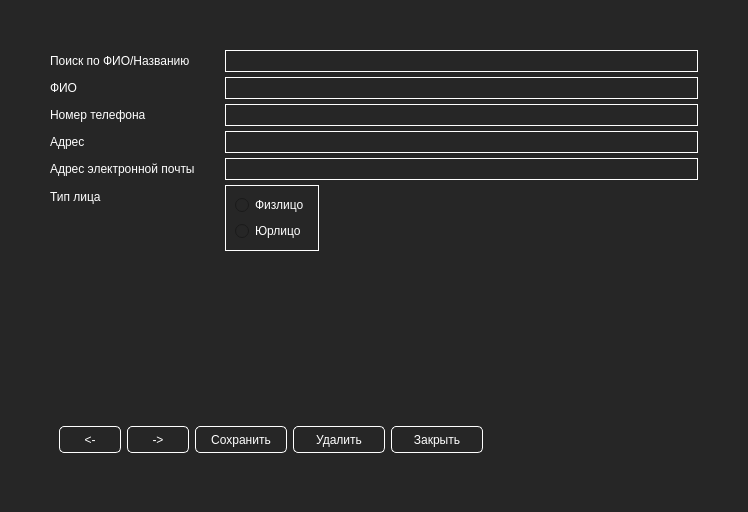
<?xml version="1.0" encoding="UTF-8"?>
<ui version="4.0">
 <class>Form</class>
 <widget class="QWidget" name="Form">
  <property name="geometry">
   <rect>
    <x>0</x>
    <y>0</y>
    <width>748</width>
    <height>512</height>
   </rect>
  </property>
  <property name="windowTitle">
   <string>Form</string>
  </property>
  <property name="styleSheet">
   <string notr="true">QWidget {
	background: #262626;
	color: white;
	selection-background-color: #2cde85;
	selection-color: black;
}


QPushButton {
	border-radius: 5px;
	border: 1px solid white;
	color: white;
	min-width: 85px;
	min-height: 25px;
}

QPushButton#next_btn, #prev_btn {
		min-width: 60px;
}

QPushButton::hover {
	background: #2cde85;	
	color: black;
	border: none;

}

QFrame#frame {
	/*background-color: white;*/
	border: 1px solid white;
}


QLineEdit {
	min-height: 20px;
	border: 1px solid white;
}</string>
  </property>
  <layout class="QVBoxLayout" name="verticalLayout_2">
   <property name="spacing">
    <number>50</number>
   </property>
   <property name="leftMargin">
    <number>50</number>
   </property>
   <property name="topMargin">
    <number>50</number>
   </property>
   <property name="rightMargin">
    <number>50</number>
   </property>
   <property name="bottomMargin">
    <number>50</number>
   </property>
   <item>
    <layout class="QFormLayout" name="formLayout">
     <property name="fieldGrowthPolicy">
      <enum>QFormLayout::ExpandingFieldsGrow</enum>
     </property>
     <property name="horizontalSpacing">
      <number>30</number>
     </property>
     <property name="verticalSpacing">
      <number>5</number>
     </property>
     <item row="0" column="0">
      <widget class="QLabel" name="label">
       <property name="text">
        <string>Поиск по ФИО/Названию</string>
       </property>
      </widget>
     </item>
     <item row="0" column="1">
      <widget class="QLineEdit" name="le_search">
       <property name="styleSheet">
        <string notr="true"/>
       </property>
      </widget>
     </item>
     <item row="1" column="0">
      <widget class="QLabel" name="label_2">
       <property name="text">
        <string>ФИО</string>
       </property>
      </widget>
     </item>
     <item row="1" column="1">
      <widget class="QLineEdit" name="le_fullname"/>
     </item>
     <item row="2" column="0">
      <widget class="QLabel" name="label_3">
       <property name="text">
        <string>Номер телефона</string>
       </property>
      </widget>
     </item>
     <item row="2" column="1">
      <widget class="QLineEdit" name="le_telephone"/>
     </item>
     <item row="3" column="0">
      <widget class="QLabel" name="label_4">
       <property name="text">
        <string>Адрес</string>
       </property>
      </widget>
     </item>
     <item row="3" column="1">
      <widget class="QLineEdit" name="le_address">
       <property name="styleSheet">
        <string notr="true"/>
       </property>
      </widget>
     </item>
     <item row="4" column="0">
      <widget class="QLabel" name="label_5">
       <property name="text">
        <string>Адрес электронной почты</string>
       </property>
      </widget>
     </item>
     <item row="4" column="1">
      <widget class="QLineEdit" name="le_email"/>
     </item>
     <item row="5" column="0">
      <widget class="QLabel" name="label_6">
       <property name="text">
        <string>Тип лица</string>
       </property>
      </widget>
     </item>
     <item row="5" column="1">
      <widget class="QFrame" name="frame">
       <property name="sizePolicy">
        <sizepolicy hsizetype="Maximum" vsizetype="Maximum">
         <horstretch>0</horstretch>
         <verstretch>0</verstretch>
        </sizepolicy>
       </property>
       <property name="styleSheet">
        <string notr="true"/>
       </property>
       <property name="frameShape">
        <enum>QFrame::StyledPanel</enum>
       </property>
       <property name="frameShadow">
        <enum>QFrame::Raised</enum>
       </property>
       <layout class="QVBoxLayout" name="verticalLayout">
        <item>
         <widget class="QRadioButton" name="rb_phys">
          <property name="text">
           <string>Физлицо</string>
          </property>
         </widget>
        </item>
        <item>
         <widget class="QRadioButton" name="rb_jur">
          <property name="text">
           <string>Юрлицо</string>
          </property>
         </widget>
        </item>
       </layout>
      </widget>
     </item>
    </layout>
   </item>
   <item>
    <widget class="QWidget" name="widget" native="true">
     <property name="maximumSize">
      <size>
       <width>16777215</width>
       <height>140</height>
      </size>
     </property>
     <layout class="QHBoxLayout" name="horizontalLayout">
      <property name="sizeConstraint">
       <enum>QLayout::SetMaximumSize</enum>
      </property>
      <item>
       <widget class="QPushButton" name="prev_btn">
        <property name="minimumSize">
         <size>
          <width>62</width>
          <height>27</height>
         </size>
        </property>
        <property name="maximumSize">
         <size>
          <width>50</width>
          <height>16777215</height>
         </size>
        </property>
        <property name="text">
         <string>&lt;-</string>
        </property>
        <property name="icon">
         <iconset theme="go-previous">
          <normaloff>.</normaloff>.</iconset>
        </property>
       </widget>
      </item>
      <item>
       <widget class="QPushButton" name="next_btn">
        <property name="minimumSize">
         <size>
          <width>62</width>
          <height>27</height>
         </size>
        </property>
        <property name="maximumSize">
         <size>
          <width>50</width>
          <height>16777215</height>
         </size>
        </property>
        <property name="text">
         <string>-&gt;</string>
        </property>
        <property name="icon">
         <iconset theme="go-previous">
          <normaloff>.</normaloff>.</iconset>
        </property>
       </widget>
      </item>
      <item>
       <widget class="QPushButton" name="save_btn">
        <property name="minimumSize">
         <size>
          <width>87</width>
          <height>27</height>
         </size>
        </property>
        <property name="maximumSize">
         <size>
          <width>100</width>
          <height>16777215</height>
         </size>
        </property>
        <property name="text">
         <string>Сохранить</string>
        </property>
        <property name="icon">
         <iconset theme="go-previous">
          <normaloff>.</normaloff>.</iconset>
        </property>
       </widget>
      </item>
      <item>
       <widget class="QPushButton" name="del_btn">
        <property name="sizePolicy">
         <sizepolicy hsizetype="Minimum" vsizetype="Fixed">
          <horstretch>0</horstretch>
          <verstretch>0</verstretch>
         </sizepolicy>
        </property>
        <property name="minimumSize">
         <size>
          <width>87</width>
          <height>27</height>
         </size>
        </property>
        <property name="maximumSize">
         <size>
          <width>100</width>
          <height>16777215</height>
         </size>
        </property>
        <property name="text">
         <string>Удалить</string>
        </property>
        <property name="icon">
         <iconset theme="go-previous">
          <normaloff>.</normaloff>.</iconset>
        </property>
       </widget>
      </item>
      <item>
       <widget class="QPushButton" name="back_btn">
        <property name="minimumSize">
         <size>
          <width>87</width>
          <height>27</height>
         </size>
        </property>
        <property name="maximumSize">
         <size>
          <width>100</width>
          <height>16777215</height>
         </size>
        </property>
        <property name="text">
         <string>Закрыть</string>
        </property>
       </widget>
      </item>
     </layout>
    </widget>
   </item>
  </layout>
 </widget>
 <resources/>
 <connections/>
</ui>
